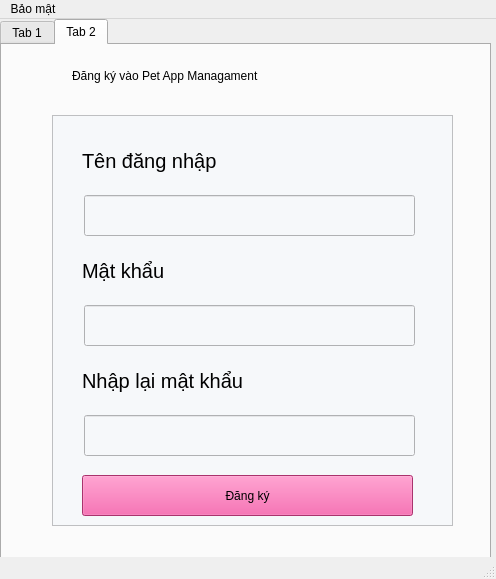
<?xml version="1.0" encoding="UTF-8"?>
<ui version="4.0">
 <class>MainWindow</class>
 <widget class="QMainWindow" name="MainWindow">
  <property name="geometry">
   <rect>
    <x>0</x>
    <y>0</y>
    <width>496</width>
    <height>579</height>
   </rect>
  </property>
  <property name="windowTitle">
   <string>MainWindow</string>
  </property>
  <widget class="QWidget" name="centralwidget">
   <widget class="QTabWidget" name="tabWidget">
    <property name="geometry">
     <rect>
      <x>0</x>
      <y>0</y>
      <width>491</width>
      <height>551</height>
     </rect>
    </property>
    <property name="currentIndex">
     <number>1</number>
    </property>
    <property name="tabsClosable">
     <bool>false</bool>
    </property>
    <property name="tabBarAutoHide">
     <bool>false</bool>
    </property>
    <widget class="QWidget" name="tab">
     <attribute name="title">
      <string>Tab 1</string>
     </attribute>
     <widget class="QFrame" name="frame">
      <property name="geometry">
       <rect>
        <x>50</x>
        <y>120</y>
        <width>401</width>
        <height>361</height>
       </rect>
      </property>
      <property name="styleSheet">
       <string notr="true">background-color: rgb(246, 248, 250);
border-color: rgb(216, 222, 228);</string>
      </property>
      <property name="frameShape">
       <enum>QFrame::StyledPanel</enum>
      </property>
      <property name="frameShadow">
       <enum>QFrame::Raised</enum>
      </property>
      <widget class="QLabel" name="label_4">
       <property name="geometry">
        <rect>
         <x>30</x>
         <y>30</y>
         <width>141</width>
         <height>31</height>
        </rect>
       </property>
       <property name="font">
        <font>
         <pointsize>15</pointsize>
        </font>
       </property>
       <property name="text">
        <string>Tên đăng nhập</string>
       </property>
      </widget>
      <widget class="QLineEdit" name="lineEdit_3">
       <property name="geometry">
        <rect>
         <x>32</x>
         <y>80</y>
         <width>331</width>
         <height>41</height>
        </rect>
       </property>
       <property name="font">
        <font>
         <pointsize>11</pointsize>
        </font>
       </property>
       <property name="text">
        <string/>
       </property>
      </widget>
      <widget class="QLineEdit" name="lineEdit_4">
       <property name="geometry">
        <rect>
         <x>32</x>
         <y>190</y>
         <width>331</width>
         <height>41</height>
        </rect>
       </property>
       <property name="font">
        <font>
         <pointsize>11</pointsize>
        </font>
       </property>
       <property name="text">
        <string/>
       </property>
       <property name="echoMode">
        <enum>QLineEdit::Password</enum>
       </property>
      </widget>
      <widget class="QLabel" name="label_5">
       <property name="geometry">
        <rect>
         <x>30</x>
         <y>140</y>
         <width>141</width>
         <height>31</height>
        </rect>
       </property>
       <property name="font">
        <font>
         <pointsize>15</pointsize>
        </font>
       </property>
       <property name="text">
        <string>Mật khẩu</string>
       </property>
      </widget>
      <widget class="QPushButton" name="pushButton_2">
       <property name="geometry">
        <rect>
         <x>30</x>
         <y>282</y>
         <width>331</width>
         <height>41</height>
        </rect>
       </property>
       <property name="styleSheet">
        <string notr="true">background-color: rgb(236, 72, 153);
border-color: rgb(255, 51, 102);
selection-color: rgb(189, 58, 122);</string>
       </property>
       <property name="text">
        <string>Đăng nhập</string>
       </property>
      </widget>
     </widget>
     <widget class="QLabel" name="label">
      <property name="geometry">
       <rect>
        <x>70</x>
        <y>30</y>
        <width>371</width>
        <height>41</height>
       </rect>
      </property>
      <property name="styleSheet">
       <string notr="true">font: 75 18pt &quot;Times New Roman&quot;;
</string>
      </property>
      <property name="text">
       <string>Đăng nhập vào Pet App Managament</string>
      </property>
     </widget>
    </widget>
    <widget class="QWidget" name="tab_2">
     <attribute name="title">
      <string>Tab 2</string>
     </attribute>
     <widget class="QFrame" name="frame_2">
      <property name="geometry">
       <rect>
        <x>50</x>
        <y>70</y>
        <width>401</width>
        <height>411</height>
       </rect>
      </property>
      <property name="styleSheet">
       <string notr="true">background-color: rgb(246, 248, 250);
border-color: rgb(216, 222, 228);</string>
      </property>
      <property name="frameShape">
       <enum>QFrame::StyledPanel</enum>
      </property>
      <property name="frameShadow">
       <enum>QFrame::Raised</enum>
      </property>
      <widget class="QLabel" name="label_6">
       <property name="geometry">
        <rect>
         <x>30</x>
         <y>30</y>
         <width>141</width>
         <height>31</height>
        </rect>
       </property>
       <property name="font">
        <font>
         <pointsize>15</pointsize>
        </font>
       </property>
       <property name="text">
        <string>Tên đăng nhập</string>
       </property>
      </widget>
      <widget class="QLineEdit" name="lineEdit_5">
       <property name="geometry">
        <rect>
         <x>32</x>
         <y>80</y>
         <width>331</width>
         <height>41</height>
        </rect>
       </property>
       <property name="font">
        <font>
         <pointsize>11</pointsize>
        </font>
       </property>
       <property name="text">
        <string/>
       </property>
      </widget>
      <widget class="QLineEdit" name="lineEdit_6">
       <property name="geometry">
        <rect>
         <x>32</x>
         <y>190</y>
         <width>331</width>
         <height>41</height>
        </rect>
       </property>
       <property name="font">
        <font>
         <pointsize>11</pointsize>
        </font>
       </property>
       <property name="text">
        <string/>
       </property>
       <property name="echoMode">
        <enum>QLineEdit::Password</enum>
       </property>
      </widget>
      <widget class="QLabel" name="label_7">
       <property name="geometry">
        <rect>
         <x>30</x>
         <y>140</y>
         <width>141</width>
         <height>31</height>
        </rect>
       </property>
       <property name="font">
        <font>
         <pointsize>15</pointsize>
        </font>
       </property>
       <property name="text">
        <string>Mật khẩu</string>
       </property>
      </widget>
      <widget class="QPushButton" name="pushButton_3">
       <property name="geometry">
        <rect>
         <x>30</x>
         <y>360</y>
         <width>331</width>
         <height>41</height>
        </rect>
       </property>
       <property name="styleSheet">
        <string notr="true">background-color: rgb(236, 72, 153);
border-color: rgb(255, 51, 102);
selection-color: rgb(189, 58, 122);</string>
       </property>
       <property name="text">
        <string>Đăng ký</string>
       </property>
      </widget>
      <widget class="QLineEdit" name="lineEdit_7">
       <property name="geometry">
        <rect>
         <x>32</x>
         <y>300</y>
         <width>331</width>
         <height>41</height>
        </rect>
       </property>
       <property name="font">
        <font>
         <pointsize>11</pointsize>
        </font>
       </property>
       <property name="text">
        <string/>
       </property>
       <property name="echoMode">
        <enum>QLineEdit::Password</enum>
       </property>
      </widget>
      <widget class="QLabel" name="label_9">
       <property name="geometry">
        <rect>
         <x>30</x>
         <y>250</y>
         <width>171</width>
         <height>31</height>
        </rect>
       </property>
       <property name="font">
        <font>
         <pointsize>15</pointsize>
        </font>
       </property>
       <property name="text">
        <string>Nhập lại mật khẩu</string>
       </property>
      </widget>
     </widget>
     <widget class="QLabel" name="label_8">
      <property name="geometry">
       <rect>
        <x>70</x>
        <y>10</y>
        <width>371</width>
        <height>41</height>
       </rect>
      </property>
      <property name="styleSheet">
       <string notr="true">font: 75 18pt &quot;Times New Roman&quot;;
</string>
      </property>
      <property name="text">
       <string>Đăng ký vào Pet App Managament</string>
      </property>
     </widget>
    </widget>
   </widget>
  </widget>
  <widget class="QStatusBar" name="statusbar"/>
  <widget class="QMenuBar" name="menuBar">
   <property name="geometry">
    <rect>
     <x>0</x>
     <y>0</y>
     <width>496</width>
     <height>21</height>
    </rect>
   </property>
   <widget class="QMenu" name="menu_ng_nh_p">
    <property name="title">
     <string>Bảo mật</string>
    </property>
    <addaction name="action_ng_k"/>
    <addaction name="action_ng_nh_p"/>
   </widget>
   <addaction name="menu_ng_nh_p"/>
  </widget>
  <action name="action_ng_k">
   <property name="text">
    <string>Đăng ký</string>
   </property>
  </action>
  <action name="action_ng_nh_p">
   <property name="text">
    <string>Đăng nhập</string>
   </property>
  </action>
 </widget>
 <resources/>
 <connections/>
</ui>
